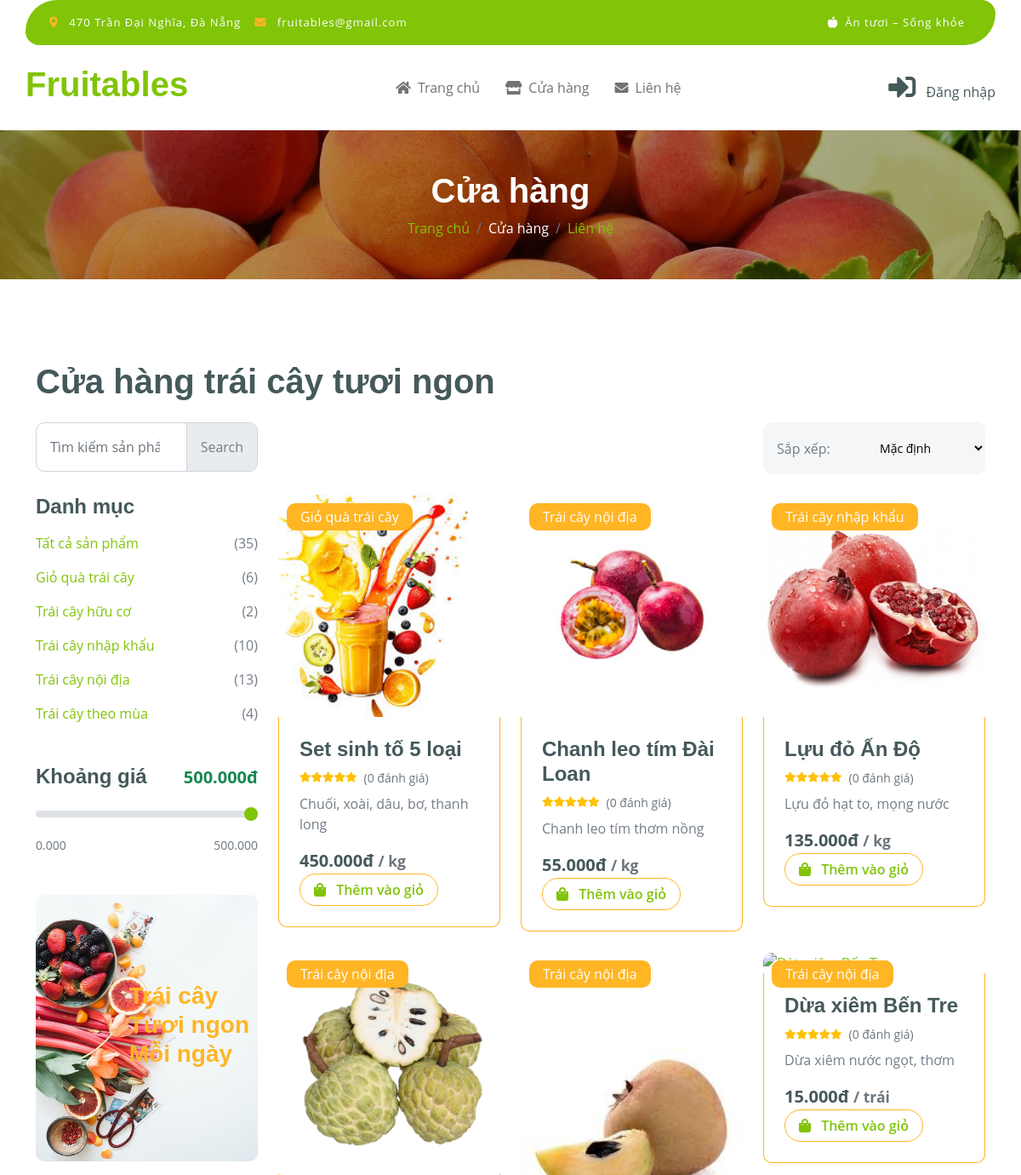
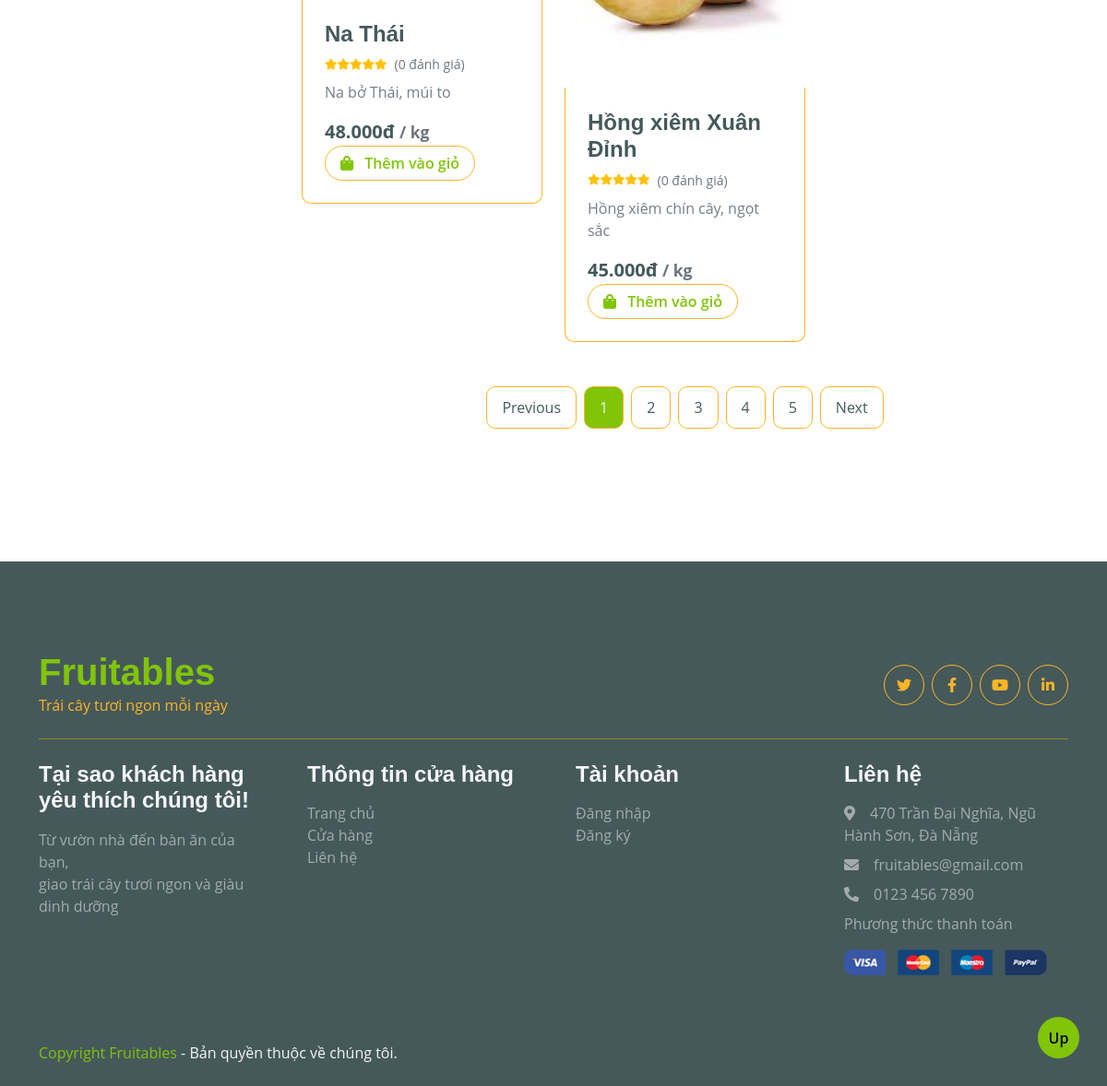
Screenshot of /php/shop.php with the database file from the repository (2 pictures, top to bottom).
### tables this page shows
CREATE TABLE `categories` (
  `id` int(11) NOT NULL,
  `name` varchar(100) NOT NULL
);

CREATE TABLE `products` (
  `id` int(11) NOT NULL,
  `name` varchar(150) NOT NULL,
  `category_id` int(11) NOT NULL,
  `description` text DEFAULT NULL,
  `price` decimal(10,2) NOT NULL DEFAULT 0.00,
  `unit` varchar(50) DEFAULT 'kg',
  `stock` int(10) UNSIGNED NOT NULL DEFAULT 100,
  `image` varchar(255) DEFAULT NULL
);

### php/shop.php (the view, shortened to what this page needs)
<?php
require_once 'include/config.php';
$page           = max(1, (int)($_GET['page'] ?? 1));
$limit          = 6;
$offset         = ($page - 1) * $limit;
$category_filter = (int)($_GET['category'] ?? 0);
$price_max       = min(500000, max(0, (float)($_GET['price'] ?? 500000)));
$search          = trim($_GET['search'] ?? '');
$sort            = $_GET['sort'] ?? '';
$orderBy = "p.id DESC";
$where  = ["p.stock > 0", "p.price <= ?"];
$params = [$price_max];
$types  = "d";
$whereClause = !empty($where) ? "WHERE " . implode(" AND ", $where) : "";
$sql = "
    SELECT
        p.*,
        c.name AS category_name,
        COALESCE(AVG(r.rating), 5) AS avg_rating,
        COUNT(r.id) AS review_count
    FROM products p
    JOIN categories c ON p.category_id = c.id
    LEFT JOIN review r ON p.id = r.product_id
    $whereClause
    GROUP BY p.id
    ORDER BY $orderBy
    LIMIT ? OFFSET ?
";
$stmt = mysqli_prepare($conn, $sql);
$params[] = $limit;
$params[] = $offset;
$types   .= "ii";
mysqli_stmt_bind_param($stmt, $types, ...$params);
mysqli_stmt_execute($stmt);
$result_products = mysqli_stmt_get_result($stmt);
$count_sql   = "SELECT COUNT(DISTINCT p.id) AS total FROM products p $whereClause";
$count_stmt  = mysqli_prepare($conn, $count_sql);
if ($params_without_pagination = array_slice($params, 0, -2)) {
    mysqli_stmt_bind_param($count_stmt, substr($types, 0, -2), ...$params_without_pagination);
}
mysqli_stmt_execute($count_stmt);
$total_products = mysqli_fetch_assoc(mysqli_stmt_get_result($count_stmt))['total'];
$total_pages    = ceil($total_products / $limit);
$categories = mysqli_query($conn, "
    SELECT
        c.*,
        COUNT(p.id) AS product_count
    FROM categories c
    LEFT JOIN products p ON c.id = p.category_id AND p.stock > 0
    GROUP BY c.id
    ORDER BY c.name
");
function buildUrl($newPage = null, $overrides = [])
{
    global $category_filter, $price_max, $search, $sort;
    $params = array_filter([
        'page'     => ($newPage && $newPage > 1) ? $newPage : null,
        'category' => $category_filter > 0 ? $category_filter : null,
        'price'    => $price_max < 500000 ? $price_max : null,
        'search'   => $search !== '' ? $search : null,
        'sort'     => $sort !== '' ? $sort : null,
    ]);
    $params = array_merge($params, $overrides);
    return '/shop?' . http_build_query($params);
}
?>
<!DOCTYPE html>
<html lang="vi">
<head>
    <link rel="stylesheet" href="https://use.fontawesome.com/releases/v5.15.4/css/all.css" />
    <link href="../css/bootstrap.min.css" rel="stylesheet">
    <link href="../css/style.css" rel="stylesheet">
</head>
<body>
    <div class="container-fluid page-header py-5">
        <h1 class="text-center text-white display-6">Cửa hàng</h1>
        <ol class="breadcrumb justify-content-center mb-0">
            <li class="breadcrumb-item"><a href="/">Trang chủ</a></li>
            <li class="breadcrumb-item active text-white">Cửa hàng</li>
            <li class="breadcrumb-item"><a href="/contact">Liên hệ</a></li>
        </ol>
    </div>
    <div class="container-fluid fruite py-5">
        <div class="container py-5">
            <h1 class="mb-4">Cửa hàng trái cây tươi ngon</h1>
            <div class="row g-4">
                <div class="col-lg-12">
                    <div class="row g-4 mb-4">
                        <div class="col-xl-3">
                            <form method="GET" action="/shop" class="input-group">
                                <input type="search" name="search" class="form-control p-3"
                                    placeholder="Tìm kiếm sản phẩm..." value="<?= htmlspecialchars($search) ?>">
                                <button type="submit" class="input-group-text p-3">Search</button>
                            </form>
                        </div>
                        <div class="col-xl-3 offset-xl-6">
                            <form method="GET" action="/shop" class="bg-light ps-3 py-3 rounded d-flex justify-content-between align-items-center">
                                <label class="mb-0">Sắp xếp:</label>
                                <select name="sort" onchange="this.form.submit()" class="border-0 form-select-sm bg-light">
                                    <option value="" <?= !$sort ? 'selected' : '' ?>>Mặc định</option>
                                </select>
                            </form>
                        </div>
                    </div>
                    <div class="row g-4">
                        <div class="col-lg-3">
                            <div class="row g-4">
                                <div class="col-12">
                                    <h4>Danh mục</h4>
                                    <ul class="list-unstyled fruite-categorie">
                                        <li>
                                            <div class="d-flex justify-content-between fruite-name">
                                                <a href="/shop">
                                                    Tất cả sản phẩm
                                                </a>
                                                <span>(<?= mysqli_fetch_assoc(mysqli_query($conn, "SELECT COUNT(*) AS t FROM products WHERE stock >0"))['t'] ?>)</span>
                                            </div>
                                        </li>
                                        <?php while ($cat = mysqli_fetch_assoc($categories)): ?>
                                            <li>
                                                <div class="d-flex justify-content-between fruite-name">
                                                    <a href="<?= buildUrl(1, ['category' => $cat['id']]) ?>">
                                                        <?= htmlspecialchars($cat['name']) ?>
                                                    </a>
                                                    <span>(<?= $cat['product_count'] ?>)</span>
                                                </div>
                                            </li>
                                        <?php endwhile; ?>
                                    </ul>
                                </div>
                                <div class="col-12">
                                    <form method="GET" action="/shop" id="priceForm">
                                        <div class="mb-4">
                                            <div class="d-flex justify-content-between align-items-center mb-3">
                                                <h4 class="mb-0">Khoảng giá</h4>
                                                <span class="text-success fw-bold fs-5" id="priceValue">
                                                    <?= number_format($price_max, 0, ',', '.') ?>đ
                                                </span>
                                            </div>
                                            <input type="range" class="form-range custom-range" name="price" id="priceRange"
                                                min="0" max="500000" step="1" value="<?= $price_max ?>">
                                            <div class="d-flex justify-content-between text-muted small mt-2">
                                                <span>0.000</span>
                                                <span>500.000</span>
                                            </div>
                                        </div>
                                    </form>
                                </div>
                                <div class="col-12">
                                    <div class="position-relative">
                                        <img src="../img/banner-fruits.jpg" class="img-fluid w-100 rounded" alt="Banner trái cây">
                                        <div class="position-absolute" style="top:50%;right:10px;transform:translateY(-50%)">
                                            <h3 class="text-secondary fw-bold">Trái cây <br> Tươi ngon <br> Mỗi ngày</h3>
                                        </div>
                                    </div>
                                </div>
                            </div>
                        </div>
                        <div class="col-lg-9">
                            <div class="row g-4 justify-content-start">
                                <?php if (mysqli_num_rows($result_products) > 0): ?>
                                    <?php while ($product = mysqli_fetch_assoc($result_products)):
                                        $rating = round($product['avg_rating']);
                                        $review_count = (int)$product['review_count'];
                                    ?>
                                        <div class="col-md-6 col-lg-6 col-xl-4">
                                            <div class="rounded position-relative fruite-item">
                                                <div class="fruite-img">
                                                    <a href="<?= BASE_URL ?>san-pham/<?= $product['id'] ?>/">
                                                        <img src="../img/products/<?= $product['image'] ?: 'fruite-item-5.jpg' ?>"
                                                            class="img-fluid w-100 rounded-top" alt="<?= htmlspecialchars($product['name']) ?>">
                                                    </a>
                                                </div>
                                                <div class="text-white bg-secondary px-3 py-1 rounded position-absolute" style="top:10px;left:10px;">
                                                    <?= htmlspecialchars($product['category_name']) ?>
                                                </div>
                                                <div class="p-4 border border-secondary border-top-0 rounded-bottom">
                                                    <h4><a href="<?= BASE_URL ?>san-pham/<?= $product['id'] ?>/" class="text-dark text-decoration-none">
                                                            <?= htmlspecialchars($product['name']) ?></a></h4>
                                                    <div class="d-flex align-items-center mb-2">
                                                        <?php for ($i = 1; $i <= 5; $i++): ?>
                                                            <i class="fa fa-star <?= $i <= $rating ? 'text-warning' : 'text-muted' ?> fa-xs"></i>
                                                        <?php endfor; ?>
                                                        <small class="text-muted ms-2">(<?= $review_count ?> đánh giá)</small>
                                                    </div>
                                                    <p class="text-truncate-3"><?= htmlspecialchars($product['description'] ?? '') ?></p>
                                                    <div class="d-flex justify-content-between flex-lg-wrap align-items-center">
                                                        <p class="text-dark fs-5 fw-bold mb-0">
                                                            <?= number_format($product['price'], 0, ',', '.') ?>đ
                                                            <small class="text-muted">/ <?= htmlspecialchars($product['unit']) ?></small>
                                                        </p>
                                                        <a href="<?php echo BASE_URL; ?>them-vao-gio-hang?product_id=<?= $product['id'] ?>"
                                                            class="btn border border-secondary rounded-pill px-3 text-primary">
                                                            <i class="fa fa-shopping-bag me-2 text-primary"></i> Thêm vào giỏ
                                                        </a>
                                                    </div>
                                                </div>
                                            </div>
                                        </div>
                                    <?php endwhile; ?>
                                <?php else: ?>
                                    <div class="col-12 text-center">
                                        <p class="display-6 text-muted">Không tìm thấy sản phẩm nào.</p>
                                    </div>
                                <?php endif; ?>
                            </div>
                            <?php if ($total_pages > 1): ?>
                                <div class="col-12 mt-5">
                                    <div class="pagination d-flex justify-content-center">
                                        <a href="<?= buildUrl($page - 1) ?>" class="rounded <?= $page <= 1 ? 'disabled' : '' ?>">Previous</a>
                                        <?php for ($i = 1; $i <= $total_pages; $i++): ?>
                                            <a href="<?= buildUrl($i) ?>" class="rounded <?= $i == $page ? 'active' : '' ?>"><?= $i ?></a>
                                        <?php endfor; ?>
                                        <a href="<?= buildUrl($page + 1) ?>" class="rounded <?= $page >= $total_pages ? 'disabled' : '' ?>">Next</a>
                                    </div>
                                </div>
                            <?php endif; ?>
                        </div>
                    </div>
                </div>
            </div>
        </div>
    </div>
    <a href="#" class="btn btn-primary border-3 border-primary rounded-circle back-to-top">Up</a>
</body>
</html>

### rows the page displays
categories: name "Giỏ quà trái cây", product_count "6"
categories: name "Trái cây hữu cơ", product_count "2"
categories: name "Trái cây nhập khẩu", product_count "10"
categories: name "Trái cây nội địa", product_count "13"
categories: name "Trái cây theo mùa", product_count "4"
products: image (picture), category.name "Giỏ quà trái cây", name "Set sinh tố 5 loại", review_count "0", description "Chuối, xoài, dâu, bơ, thanh long", price "450.000", unit "kg"
products: image (picture), category.name "Trái cây nội địa", name "Chanh leo tím Đài Loan", review_count "0", description "Chanh leo tím thơm nồng", price "55.000", unit "kg"
products: image (picture), category.name "Trái cây nhập khẩu", name "Lựu đỏ Ấn Độ", review_count "0", description "Lựu đỏ hạt to, mọng nước", price "135.000", unit "kg"
products: image (picture), category.name "Trái cây nội địa", name "Na Thái", review_count "0", description "Na bở Thái, múi to", price "48.000", unit "kg"
products: image (picture), category.name "Trái cây nội địa", name "Hồng xiêm Xuân Đỉnh", review_count "0", description "Hồng xiêm chín cây, ngọt sắc", price "45.000", unit "kg"
products: category.name "Trái cây nội địa", name "Dừa xiêm Bến Tre", review_count "0", description "Dừa xiêm nước ngọt, thơm", price "15.000", unit "trái"

### other values shown
$price_max "500.000"
